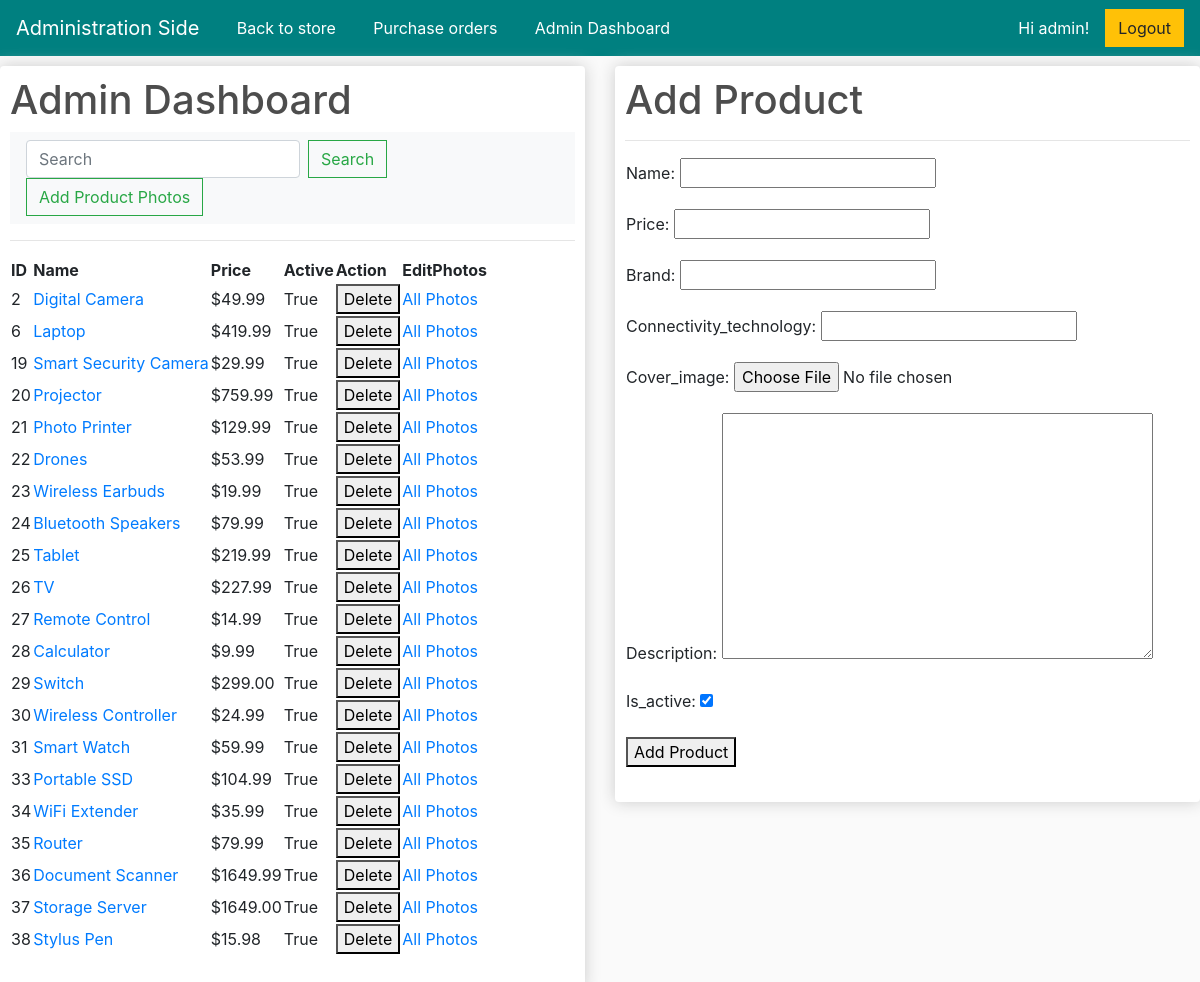
Before: /adminDashboard/ (signed in) with the older database file.
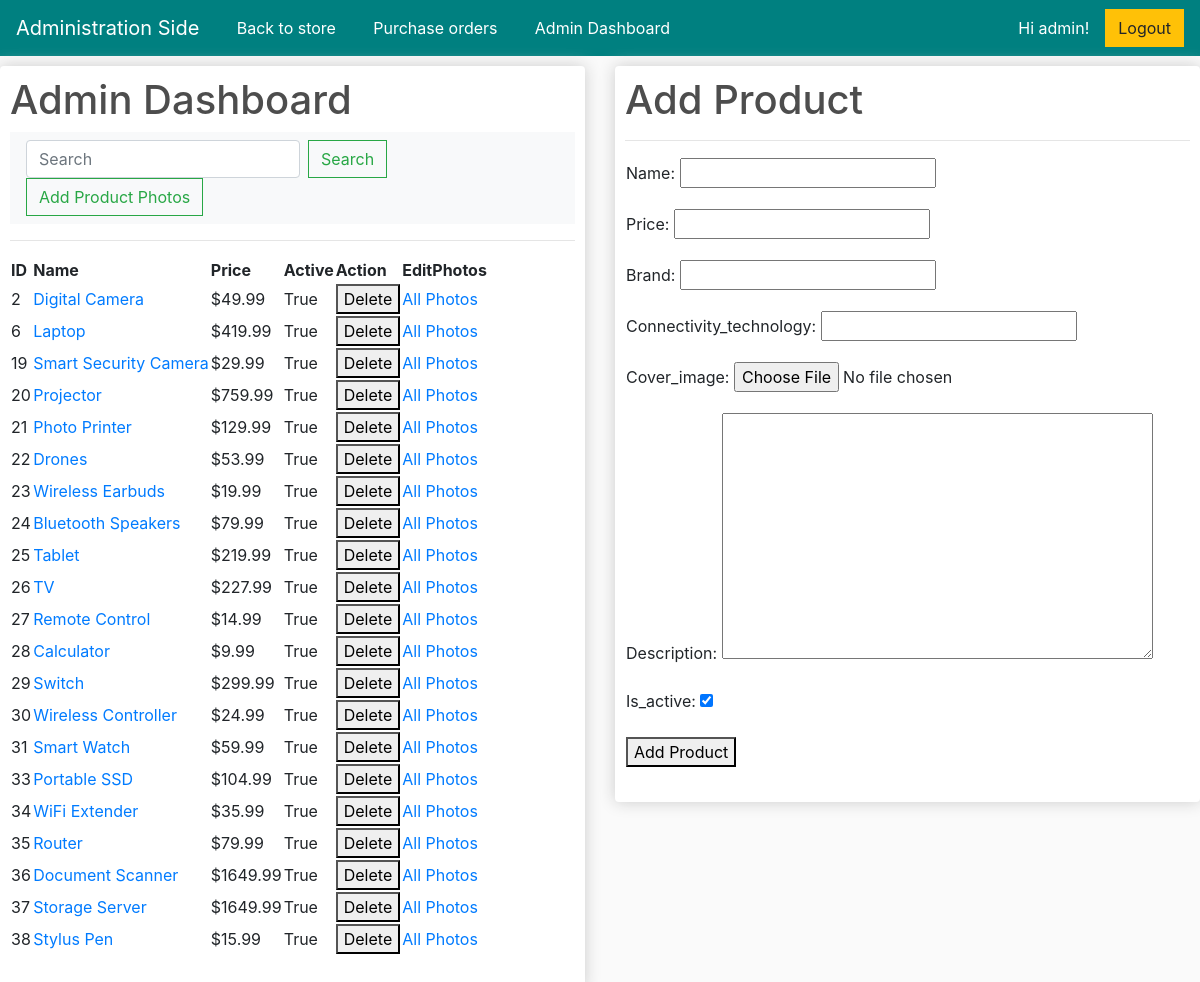
After: the same page with the newer database file.
### store/models.py (models this page shows, shortened)
class Product(models.Model):
    name = models.CharField(max_length=200, null=True, verbose_name=_('name'))
    price = models.DecimalField(max_digits=10, decimal_places=2, verbose_name=_('price'))
    brand = models.CharField(max_length=16, null=True, verbose_name=_('brand'))
    connectivity_technology = models.CharField(max_length=32, null=True, verbose_name=_('connectivity_technology'))
    digital = models.BooleanField(default=False, null=True, blank=False)
    cover_image = models.ImageField(null=True, blank=True, verbose_name=_('cover_image'))
    description = models.TextField(null=True, verbose_name=_('description'))
    is_active = models.BooleanField(default=True, verbose_name=_('is_active'))

### store/views.py (the view, shortened to what this page needs)
# urls.py: path('adminDashboard/', views.adminDashboard, name="adminDashboard"),
@login_required(login_url="/adminLogin/")
def adminDashboard(request):
     products = Product.objects.all()
     if 'q' in request.GET:
          q = request.GET['q']
          products = Product.objects.filter(Q(name__icontains=q) | Q(id__icontains=q))
     else:
          products = Product.objects.all()
     form = ProductForm()
     if request.user.is_staff:
          return render(request, 'adminDashboard.html', {'products': products, 'form': form})
     else:
          return render(request, 'adminLogin.html', locals())

### store/forms.py
class ProductForm(forms.ModelForm):
    class Meta:
        model = Product
        fields = ['name','name_en','name_zh_hant','price','brand','connectivity_technology','cover_image','description','description_en','description_zh_hant','is_active',]

### store/templates/adminDashboard.html (shortened to what the changed rows need)
<!DOCTYPE html>
{% load static %}
{% load i18n %}
<html lang="en">
<head>
	<link rel="stylesheet" href="https://stackpath.bootstrapcdn.com/bootstrap/4.4.1/css/bootstrap.min.css">
	<link rel="stylesheet" type="text/css" href="{% static 'css/main.css' %}">
</head>
<body>
    <div class="row">
        <div class="col-lg-6">
            <div class="box-element">
                <h1>{% trans 'Admin Dashboard' %}</h1>
                <table>
                    <tr>
                        <th>{% trans 'ID' %}</th>
                        <th>{% trans 'Name' %}</th>
                        <th>{% trans 'Price' %}</th>
                        <th>{% trans 'Active' %}</th>
                        <th>{% trans 'Action' %}</th>
                        <th>{% trans 'EditPhotos' %}</th>
                    </tr>
                    {% for product in products %}
                    <tr>
                        <td>{{ product.id }}</td>
                        <td><a aria-current="page" href="{% url 'product_edit' product.id%}">{{ product.name }}</a></td>
                        <td>${{ product.price }}</td>
                        <td>{{ product.is_active }}</td>
                        <td>
                            <form method="post">
                                <button type="submit" name="action" value="delete">{% trans 'Delete' %}</button>
                            </form>
                        </td>
                        <td><a aria-current="page" href="{% url 'product_images' product.id %}">All Photos</a></td>
                    </tr>
                    {% endfor %}
                </table>
                <br>
            </div>
        </div>
        <div class="col-lg-6">
            <div class="box-element">
                <h1>{% trans 'Add Product' %}</h1>
                <br>
            </div>
        </div>
    </div>
</body>
</html>

Changed rows visible on the page:
changed Product "Switch": price "299.00" → "299.99"
changed Product "Storage Server": price "1649.00" → "1649.99"
changed Product "Stylus Pen": price "15.98" → "15.99"
